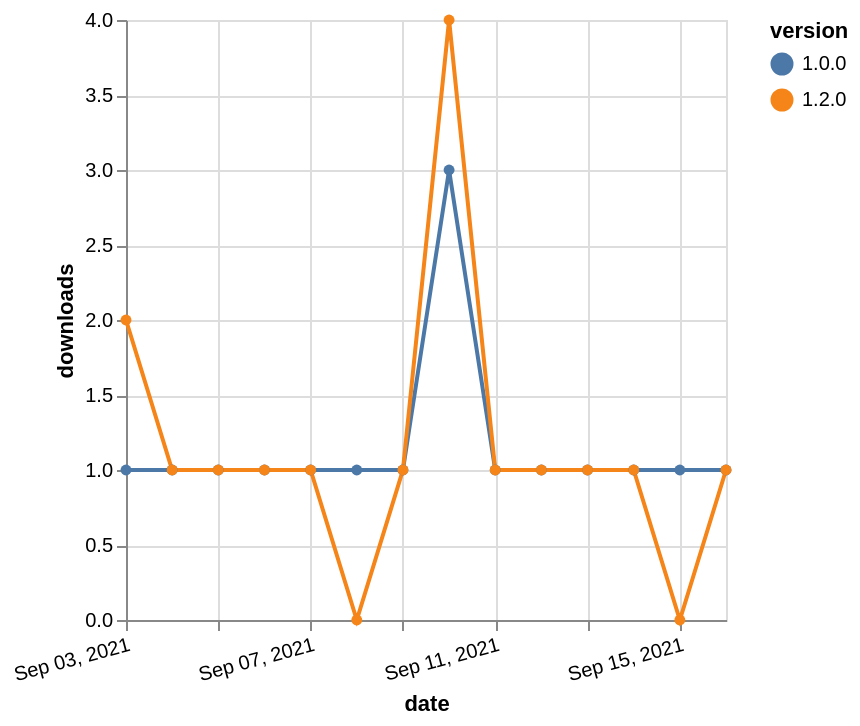

Express this chart as Vega-Lite.
### Vega-Lite specification from a JSON file in a GitHub repository (floating-point values rounded to 4 significant figures)
{"$schema": "https://vega.github.io/schema/vega-lite/v5.json", "description": "A simple bar chart with embedded data.", "data": {"values": [{"date": "2021-09-03", "total": 194, "delta": 1, "version": "1.0.0"}, {"date": "2021-09-04", "total": 195, "delta": 1, "version": "1.0.0"}, {"date": "2021-09-05", "total": 196, "delta": 1, "version": "1.0.0"}, {"date": "2021-09-06", "total": 197, "delta": 1, "version": "1.0.0"}, {"date": "2021-09-07", "total": 198, "delta": 1, "version": "1.0.0"}, {"date": "2021-09-08", "total": 199, "delta": 1, "version": "1.0.0"}, {"date": "2021-09-09", "total": 200, "delta": 1, "version": "1.0.0"}, {"date": "2021-09-10", "total": 203, "delta": 3, "version": "1.0.0"}, {"date": "2021-09-11", "total": 204, "delta": 1, "version": "1.0.0"}, {"date": "2021-09-12", "total": 205, "delta": 1, "version": "1.0.0"}, {"date": "2021-09-13", "total": 206, "delta": 1, "version": "1.0.0"}, {"date": "2021-09-14", "total": 207, "delta": 1, "version": "1.0.0"}, {"date": "2021-09-15", "total": 208, "delta": 1, "version": "1.0.0"}, {"date": "2021-09-16", "total": 209, "delta": 1, "version": "1.0.0"}, {"date": "2021-09-03", "total": 126, "delta": 2, "version": "1.2.0"}, {"date": "2021-09-04", "total": 127, "delta": 1, "version": "1.2.0"}, {"date": "2021-09-05", "total": 128, "delta": 1, "version": "1.2.0"}, {"date": "2021-09-06", "total": 129, "delta": 1, "version": "1.2.0"}, {"date": "2021-09-07", "total": 130, "delta": 1, "version": "1.2.0"}, {"date": "2021-09-08", "total": 130, "delta": 0, "version": "1.2.0"}, {"date": "2021-09-09", "total": 131, "delta": 1, "version": "1.2.0"}, {"date": "2021-09-10", "total": 135, "delta": 4, "version": "1.2.0"}, {"date": "2021-09-11", "total": 136, "delta": 1, "version": "1.2.0"}, {"date": "2021-09-12", "total": 137, "delta": 1, "version": "1.2.0"}, {"date": "2021-09-13", "total": 138, "delta": 1, "version": "1.2.0"}, {"date": "2021-09-14", "total": 139, "delta": 1, "version": "1.2.0"}, {"date": "2021-09-15", "total": 139, "delta": 0, "version": "1.2.0"}, {"date": "2021-09-16", "total": 140, "delta": 1, "version": "1.2.0"}]}, "width": "container", "mark": {"type": "line", "point": {"filled": true}}, "encoding": {"x": {"field": "date", "type": "temporal", "timeUnit": "yearmonthdate", "title": "date", "axis": {"labelAngle": -15}}, "y": {"field": "delta", "type": "quantitative", "title": "downloads"}, "color": {"field": "version", "type": "nominal"}, "tooltip": {"field": "delta"}}}
